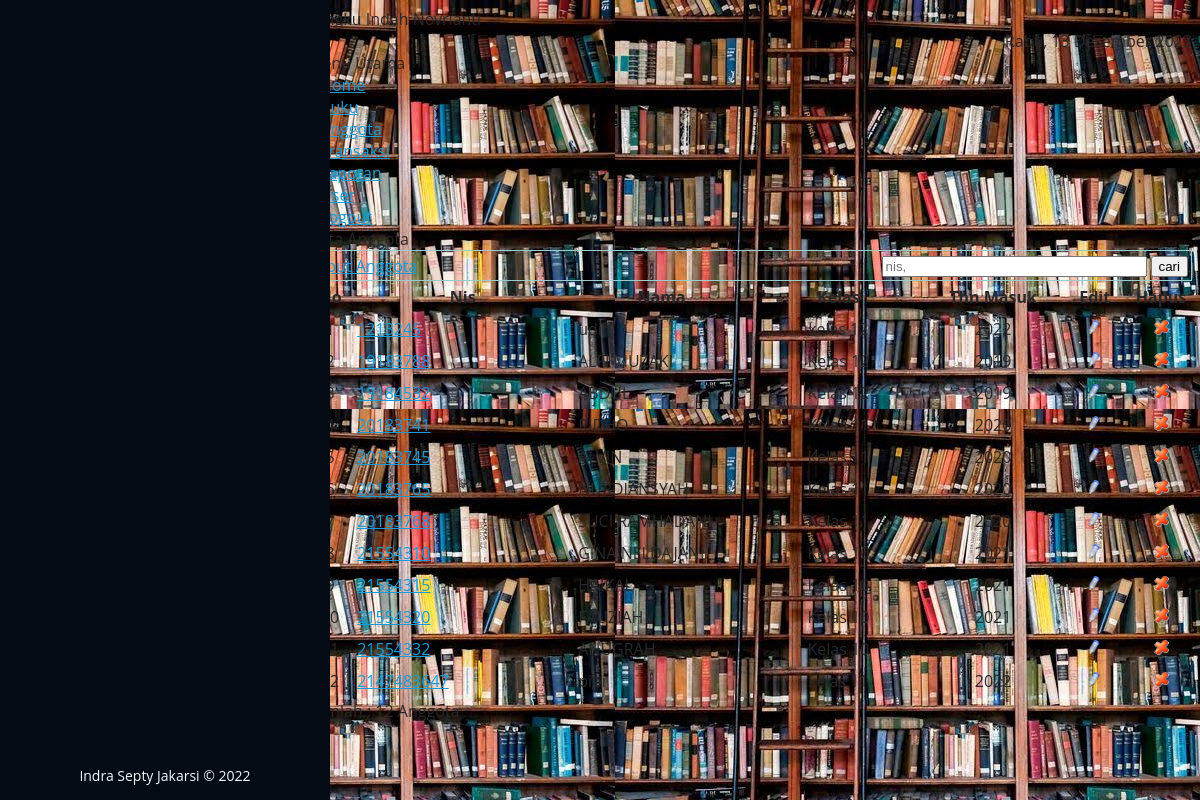
Screenshot of /admin/index.php?page=anggota (signed in) with the database file from the repository.
### tables this page shows
CREATE TABLE `tbl_anggota` (
  `nis` int(11) NOT NULL,
  `nama` varchar(250) NOT NULL,
  `tempat_lahir` varchar(50) NOT NULL,
  `tgl_lahir` varchar(15) NOT NULL,
  `jk` enum('L','P') NOT NULL,
  `kelas` varchar(50) NOT NULL,
  `thn_masuk` varchar(4) NOT NULL
);

### admin/anggota_data.php (the view)
  <?php
  include '../conn/koneksi.php';
  ?>
<div id="menu-tengah">
   	<div id="bg_menu">Data Anggota
   	</div>
   	<div id="content_menu">
       <div id="menu_header">
       	<form action="?page=anggota_search" method="post">
       	<table width="100%" height="100%" style="border:1px solid #9cc;">
           	<tr>
               	<td width="50%"><a href="?page=anggota_input">Input Anggota</a></td>
                   <td width="50%" align="right"><input type="text" name="cari" size="30" placeholder=nis, Nama Anggota"></td>
                   <td><input type="submit" id="submit" value="cari"></td>
               </tr>
           </table>
           </form>
   	</div>
  	    <div class="zebra-table">
  	      <table width="100%" height="100%" align="center" cellspacing="0" cellpadding="5">
  	        <thead align="center">
  	          <tr>
  	            <th align="center" width="5%" >No</th>
  	            <th width="25%">Nis</th>
  	            <th width="20%">Nama</th>
  	            <th width="20%">Kelas</th>
  	            <th width="15%">Thn Masuk</th>
               <th width="8%">Edit</th>
               <th width="8%">Hapus</th>
             </tr>
           </thead>
           <?php
			$sql = mysqli_query($konek,"SELECT * FROM tbl_anggota ORDER by nis");
			$total = mysqli_num_rows($sql);
			$no = 1;
			while ($data=mysqli_fetch_array($sql)) {
		?>
  	        <tbody>
  	          <tr>
  	            <td align="center"><?php echo $no; ?></td>
  	            <td ><a href="?page=anggota_detil&nis=<?php echo $data['nis']; ?>"class="detil"><?php echo $data['nis']; ?></a></td>
  	            <td ><?php echo $data['nama']; ?></td>
  	            <td align="center"><?php echo $data['kelas']; ?></td>
  	            <td align="center"><?php echo $data['thn_masuk']; ?></td>
               <td align="center"><a href="?page=anggota_edit&nis=<?php echo $data['nis'];?>"><img src="../images/edit.png"/ width="15px" height="15px"></a></td>
               <td align="center"><a href="?page=anggota_hapus&nis=<?php echo $data['nis']; ?>" onclick="return confirm('Anda yakin ingin menghapus Anggota <?php echo $data['nama']; ?> ?')"><img src="../images/delete.png"/ width="15px" height="15px"></a></td>
             </tr>
           <?php $no++; } ?>
           </tbody>
         </table>
         </div>
         <div id="menu_bottom">
       	<table width="100%" style="border:0px solid #9cc;">
           	<tr>
               	<td width="50%">Jumlah : <?php echo $total; ?> Anggota</td>
               </tr>
           </table>
   	</div>
  	  </div>
   </div>

### assets/css/style.css (style rules this page uses)
body { font-family: "Open Sans", sans-serif; color: #272829; }
a { color: #149ddd; }

### admin/index.php (style rules this page uses)
body { background-image: url(../images/2.jpeg); background-color: #cccccccc; }

### rows the page displays
tbl_anggota: nis "1213245", nama "udin", kelas "kelas 12", thn_masuk "2022"
tbl_anggota: nis "19183788", nama "ALFI MUZAKI", kelas "Kelas 12", thn_masuk "2019"
tbl_anggota: nis "19184532", nama "ABDUL", kelas "Kelas 12", thn_masuk "2019"
tbl_anggota: nis "20183741", nama "RIDHO", kelas "Kelas 11", thn_masuk "2020"
tbl_anggota: nis "20183745", nama "ALVIN", kelas "Kelas 11", thn_masuk "2020"
tbl_anggota: nis "20183765", nama "NURDIANSYAH", kelas "Kelas 11", thn_masuk "2020"
tbl_anggota: nis "20183768", nama "SUCI RAMHADANI", kelas "Kelas 11", thn_masuk "2020"
tbl_anggota: nis "21554310", nama "GINA NELDAJANI", kelas "Kelas 10", thn_masuk "2021"
tbl_anggota: nis "21554315", nama "HAIKAL", kelas "Kelas 10", thn_masuk "2021"
tbl_anggota: nis "21554320", nama "FAUZIAH", kelas "Kelas 10", thn_masuk "2021"
tbl_anggota: nis "21554332", nama "ANUGRAH", kelas "Kelas 10", thn_masuk "2021"
tbl_anggota: nis "2147483647", nama "pipi", kelas "kelas 11", thn_masuk "2022"

### other values shown
$_SESSION['nama'] "Tengku Indah Novrianti"
$total "12"
